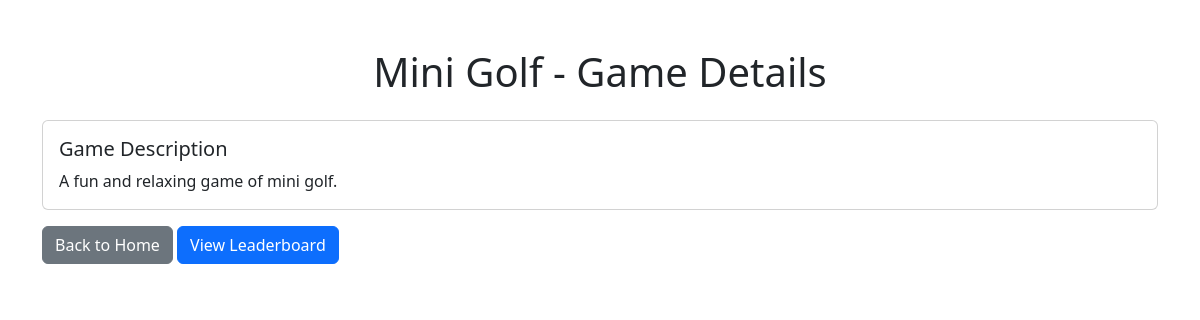
The page /game/2 on the database its author committed.
### tables this page shows
CREATE TABLE games (
    game_id INTEGER PRIMARY KEY AUTOINCREMENT,
    game_name TEXT NOT NULL,
    description TEXT
);

### app.py (the view)
@app.route('/game/<int:game_id>')
def game_details(game_id):
    game = get_game_details(game_id)
    if game:
        return render_template('game_details.html', game=game)
    else:
        return "Game not found", 404

### app.py (called while the page is built)
def get_game_details(game_id):
    conn = sqlite3.connect('MSD-P01-LeaderBoard.sqlite')
    cursor = conn.cursor()
    cursor.execute("SELECT game_name, description FROM games WHERE game_id = ?", (game_id,))
    game = cursor.fetchone()
    conn.close()
    return game

### templates/game_details.html (shortened to what this page needs)
<!DOCTYPE html>
<html lang="en">
<head>
  <link href="https://cdn.jsdelivr.net/npm/bootstrap@5.3.0-alpha1/dist/css/bootstrap.min.css" rel="stylesheet">
</head>
<body>
  <div class="container mt-5">
    <h1 class="text-center mb-4">{{ game[0] }} - Game Details</h1>
    <div class="card">
      <div class="card-body">
        <h5 class="card-title">Game Description</h5>
        <p class="card-text">{{ game[1] }}</p>
      </div>
    </div>
    <div class="mt-3">
      <a href="/" class="btn btn-secondary">Back to Home</a>
      <a href="/leaderboard/{{ game[0] }}" class="btn btn-primary">View Leaderboard</a>
    </div>
  </div>
</body>
</html>

### rows shown on the page
games: game_name "Mini Golf", description "A fun and relaxing game of mini golf."
